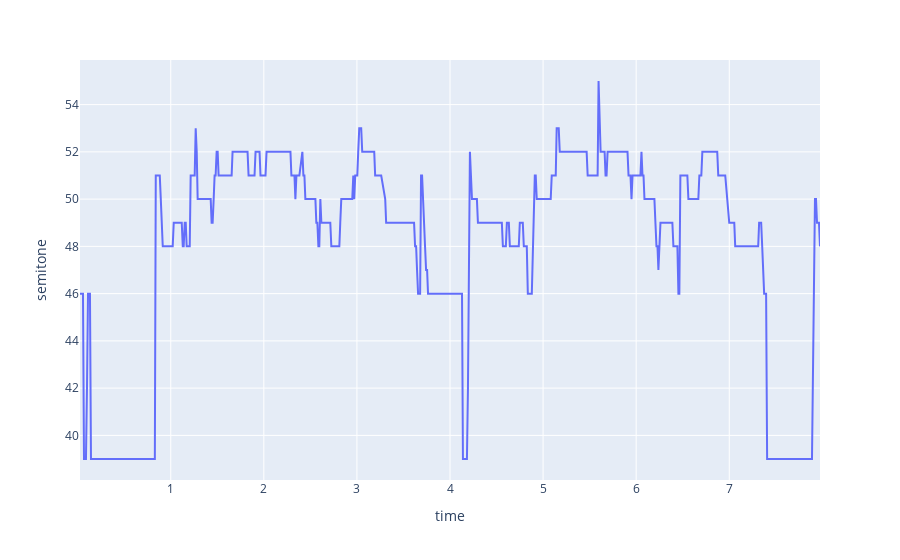

Notebook source saved alongside this figure:
### Code cell
plotGraphSemitone('data/person00009-00001-semitone-70-200.csv')

### Figure 1 — Plotly figure (JSON) as saved in the notebook; plotly's stock layout.template omitted (floating-point values rounded to 4 significant figures; data arrays with more than 128 entries replaced by an {"elided": "..."} marker saying what was removed)
{"data": [{"hoverlabel": {"namelength": 0}, "hovertemplate": "time=%{x}<br>semitone=%{y}", "legendgroup": "", "line": {"color": "#636efa", "dash": "solid"}, "mode": "lines", "name": "", "showlegend": false, "type": "scatter", "x": {"elided": "728 float values"}, "xaxis": "x", "y": {"elided": "728 int values"}, "yaxis": "y"}], "layout": {"legend": {"tracegroupgap": 0}, "margin": {"t": 60}, "xaxis": {"anchor": "y", "domain": [0, 1], "title": {"text": "time"}}, "yaxis": {"anchor": "x", "domain": [0, 1], "title": {"text": "semitone"}}}}
